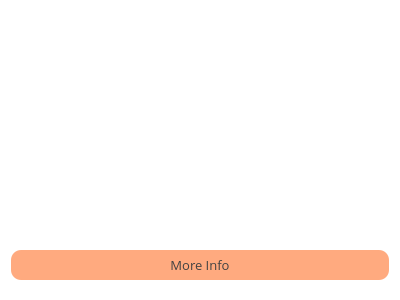
<?xml version="1.0" encoding="UTF-8"?>
<ui version="4.0">
 <class>Form</class>
 <widget class="QWidget" name="Form">
  <property name="geometry">
   <rect>
    <x>0</x>
    <y>0</y>
    <width>400</width>
    <height>300</height>
   </rect>
  </property>
  <property name="sizePolicy">
   <sizepolicy hsizetype="Expanding" vsizetype="MinimumExpanding">
    <horstretch>0</horstretch>
    <verstretch>0</verstretch>
   </sizepolicy>
  </property>
  <property name="minimumSize">
   <size>
    <width>0</width>
    <height>150</height>
   </size>
  </property>
  <property name="windowTitle">
   <string>Form</string>
  </property>
  <property name="styleSheet">
   <string notr="true">background-color: rgb(255, 255, 255);</string>
  </property>
  <layout class="QVBoxLayout" name="verticalLayout">
   <item>
    <widget class="QFrame" name="frame">
     <property name="sizePolicy">
      <sizepolicy hsizetype="Expanding" vsizetype="Expanding">
       <horstretch>0</horstretch>
       <verstretch>0</verstretch>
      </sizepolicy>
     </property>
     <property name="minimumSize">
      <size>
       <width>0</width>
       <height>0</height>
      </size>
     </property>
     <property name="font">
      <font>
       <family>Open Sans</family>
       <pointsize>10</pointsize>
       <stylestrategy>PreferAntialias</stylestrategy>
      </font>
     </property>
     <property name="styleSheet">
      <string notr="true"/>
     </property>
     <property name="frameShape">
      <enum>QFrame::NoFrame</enum>
     </property>
     <property name="frameShadow">
      <enum>QFrame::Plain</enum>
     </property>
     <layout class="QVBoxLayout" name="verticalLayout_2">
      <property name="leftMargin">
       <number>0</number>
      </property>
      <property name="topMargin">
       <number>0</number>
      </property>
      <property name="rightMargin">
       <number>0</number>
      </property>
      <item>
       <widget class="QWidget" name="widget" native="true">
        <property name="sizePolicy">
         <sizepolicy hsizetype="Expanding" vsizetype="Expanding">
          <horstretch>0</horstretch>
          <verstretch>0</verstretch>
         </sizepolicy>
        </property>
        <layout class="QVBoxLayout" name="verticalLayout_3">
         <property name="leftMargin">
          <number>0</number>
         </property>
         <property name="topMargin">
          <number>0</number>
         </property>
         <property name="rightMargin">
          <number>0</number>
         </property>
         <item>
          <widget class="QPlainTextEdit" name="DirectorInfo">
           <property name="minimumSize">
            <size>
             <width>0</width>
             <height>130</height>
            </size>
           </property>
           <property name="font">
            <font>
             <family>Open Sans</family>
             <pointsize>10</pointsize>
             <stylestrategy>PreferAntialias</stylestrategy>
            </font>
           </property>
           <property name="frameShape">
            <enum>QFrame::NoFrame</enum>
           </property>
           <property name="frameShadow">
            <enum>QFrame::Plain</enum>
           </property>
           <property name="readOnly">
            <bool>true</bool>
           </property>
           <property name="backgroundVisible">
            <bool>false</bool>
           </property>
          </widget>
         </item>
        </layout>
       </widget>
      </item>
      <item>
       <widget class="QPushButton" name="MoreInfo">
        <property name="minimumSize">
         <size>
          <width>0</width>
          <height>30</height>
         </size>
        </property>
        <property name="font">
         <font>
          <family>Open Sans</family>
          <pointsize>10</pointsize>
          <stylestrategy>PreferAntialias</stylestrategy>
         </font>
        </property>
        <property name="styleSheet">
         <string notr="true">border-radius:10;
background-color: rgb(255, 170, 127);
color: rgb(66, 66, 66);</string>
        </property>
        <property name="text">
         <string>More Info</string>
        </property>
       </widget>
      </item>
     </layout>
    </widget>
   </item>
  </layout>
 </widget>
 <resources/>
 <connections/>
</ui>
